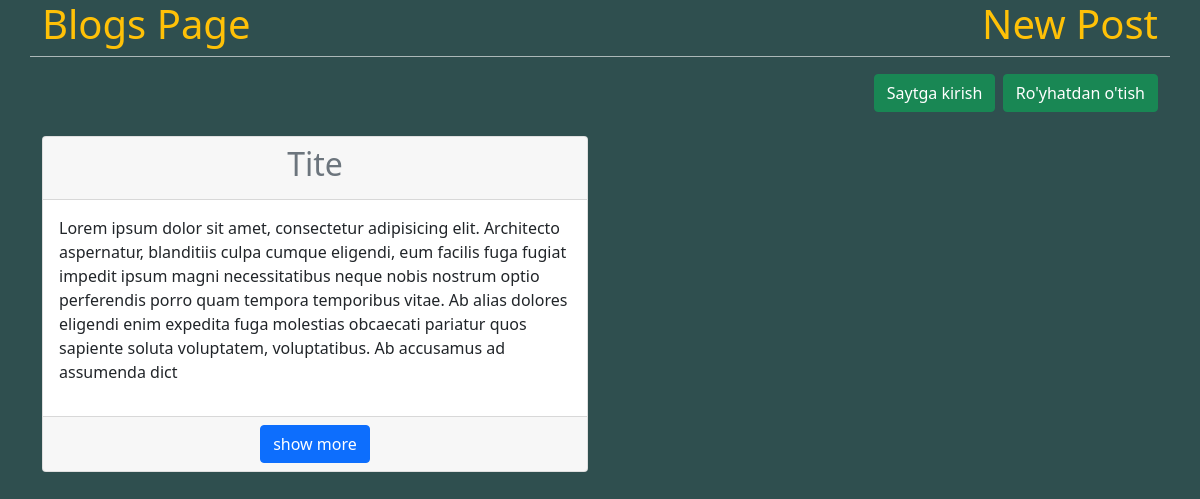
The page / on the database its author committed.
### blog/models.py (models this page shows, shortened)
class Post(models.Model):
    title = models.CharField(max_length=200)
    author = models.ForeignKey(
        'auth.User',
        on_delete=models.CASCADE
    )
    body = models.TextField()

### blog/views.py (the view)
# urls.py: path('', BlogListView.as_view(), name='home'),
class BlogListView(ListView):
    model = Post
    template_name = 'home.html'

### templates/home.html
{% extends 'base.html' %}
{% block content %}
    <div class="post-entry container">
        <div class="row">
            {% for post in object_list %}
                <div class="col-lg-6 mb-5">
                    <div class="card h-100">
                        <div class="card-header text-center">
                            <h2><a href="{% url 'post_detail' post.pk %}" class="text-secondary">{{ post.title }}</a>
                            </h2>
                        </div>
                        <div class="card-body">
                            <p>{{ post.body | slice:"400" }}</p>
                        </div>
                        <div class="card-footer text-center">
                            <a href="{% url 'post_detail' post.pk %}" class="btn btn-primary">show more</a>
                        </div>
                    </div>
                </div>
            {% endfor %}
        </div>
    </div>
{% endblock content %}

### static/style/base.css (style rules this page uses)
* { box-sizing: border-box; }
* a { text-decoration: none !important; }
* body { background-color: darkslategray !important; }
* body .blog-page .post-entry .row .col-lg-6 { cursor: pointer; }
* body .blog-page .post-entry .row .col-lg-6 .card { transition: linear 0.4s; }
* body .blog-page .post-entry .row .col-lg-6 .card .card-header h2 a { transition: linear 0.2s; }

### rows shown on the page
Post: title "Tite", body "Lorem ipsum dolor sit amet, consectetur adipisicing elit. Architecto aspernatur, blanditiis culpa cumque eligendi, eum facilis fuga fugiat impedit ipsum magni necessitatibus neque nobis nostrum optio perferendis porro quam tempora temporibus vitae. Ab alias dolores eligendi enim expedita fuga molestias obcaecati pariatur quos sapiente soluta voluptatem, voluptatibus. Ab accusamus ad assumenda dict"
